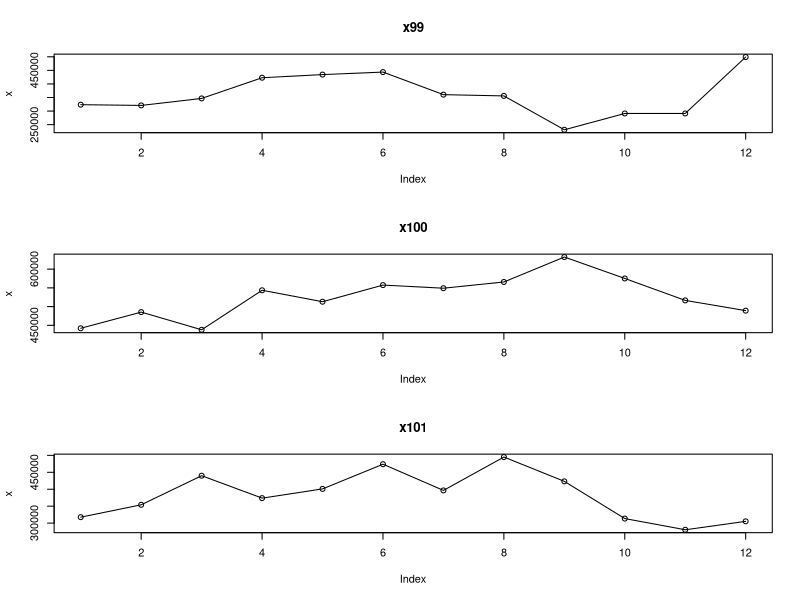
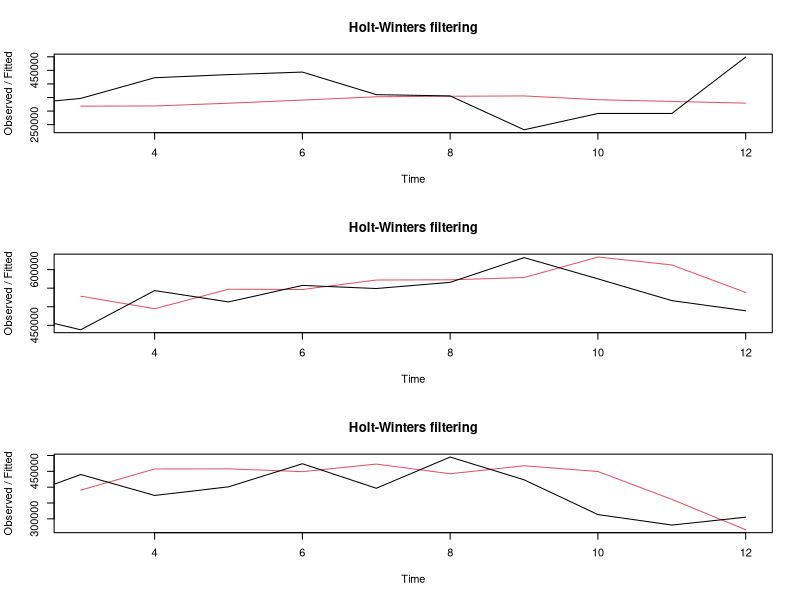

Recreate these plots in R, in order.
par(mfcol = c(3,1))
x99 <- c(323529.4118, 320833.3333, 346638.6555, 422899.1597, 434453.7815,443697.479,360504.2017, 355882.3529, 231092.437, 291176.4706, 291176.4706, 499159.6639)
x <- x99
plot(x, main = "x99")
lines(x)

x100 <- c(442156.8627, 485294.1176, 438151.2605, 543529.4118, 513025.2101, 557394.958, 549075.6303, 565714.2857, 632268.9076, 575073.5294, 516521.7391, 489176.4706)
x <- x100
plot(x, main = "x100")
lines(x)

x101 <- c(317581.6993, 354117.6471, 439971.9888, 373781.5126, 401036.4146, 473934.4262, 396557.377, 495130.719, 423252.5952, 313431.3725, 280336.1345, 305254.902)
x <- x101
plot(x, main = "x101")
lines(x)

#linear exponential smoothing
x <- x99
m <- HoltWinters(x, gamma = F)
plot(m)

x <- x100
m <- HoltWinters(x, gamma = F)
plot(m)

#calculate RMSE, MAE, MAPE
x <- x101
m <- HoltWinters(x, gamma = F)
plot(m)
pred <- as.vector(m$fitted[,1])
x <- x[3:length(x)]
error <- pred - x
RMSE <- sqrt(sum(error*error)/length(error))
RMSE
MAE <- sum(abs(error)) / length(error)
MAE
MAPE <- sum(abs(error)/x)/length(error)
MAPE
